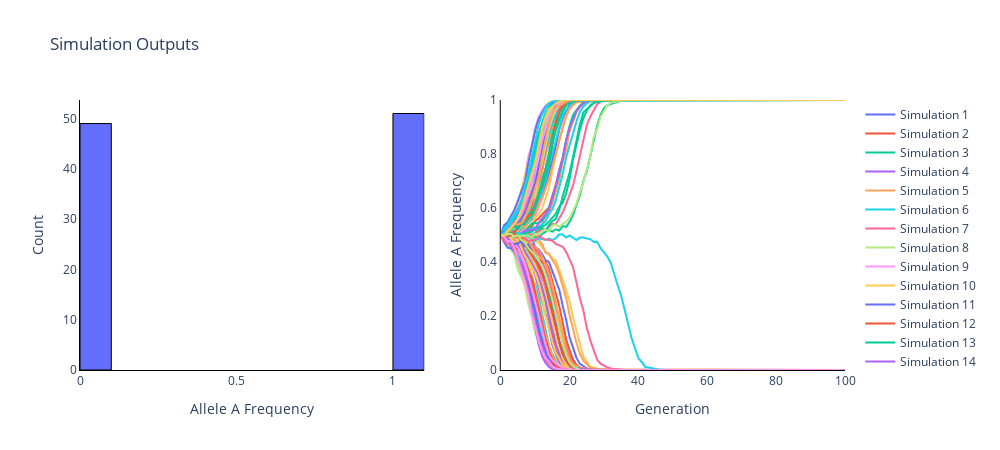

Notebook code for this chart:
### Code cell
allele_simulation(0.5, 1, .5, 1, 1000, 100, 100)
